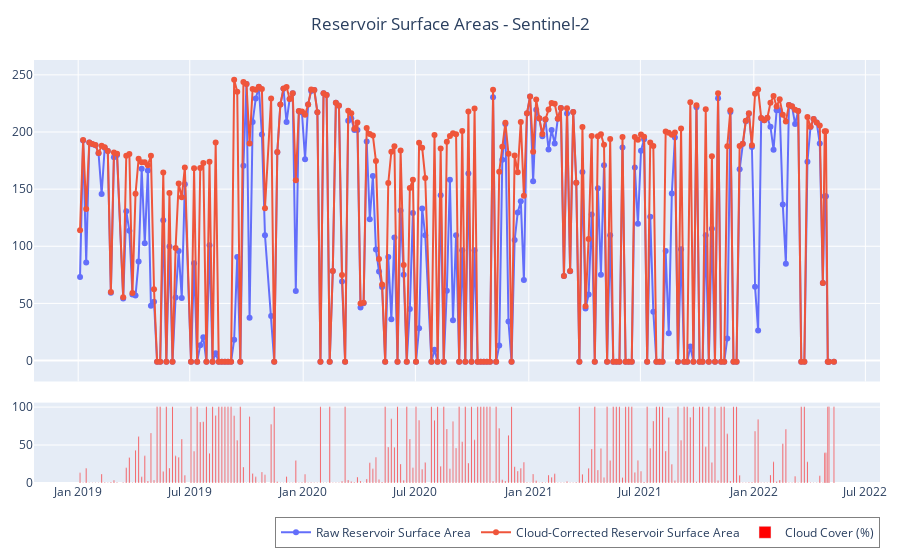

Notebook cell for this chart:
### Markdown cell above
Plot the data

### Code cell
fig = make_subplots(
    rows=2,
    row_heights=[0.8, 0.2],
    shared_xaxes=True,
    vertical_spacing = 0.05
)

# Raw Surface Area
fig.add_trace(go.Scatter(
    x = s2.index,
    y = s2['water_area_clustering'],
    name = 'Raw Reservoir Surface Area',
    mode = 'lines+markers'
), row=1, col=1)

# Cloud Corrected Surface Area
fig.add_trace(go.Scatter(
    x = s2.index,
    y = s2['water_area'],
    name = 'Cloud-Corrected Reservoir Surface Area',
    mode = 'lines+markers'
), row=1, col=1)

# Cloud
fig.add_trace(go.Bar(
    x = s2.index,
    y = s2['cloud_percentage'],
    name = 'Cloud Cover (%)',
    marker = dict(
        color = 'red',
    )
), row=2, col=1)

fig.update_layout(
    title=dict(                                         # title
        text='Reservoir Surface Areas - Sentinel-2',
        xanchor='center',
        x=0.5
    ),
    legend=dict(                                        # legend
        orientation = 'h',
        yanchor='top',
        y=-0.08,
        xanchor='right',
        x=1.0,
        bordercolor="grey",
        borderwidth=1
    ),
    margin=dict(l=20, r=20, t=60, b=20)                 # margins
)

fig

### Figure 1 — Plotly figure (JSON) as saved in the notebook; plotly's stock layout.template omitted (floating-point values rounded to 4 significant figures; data arrays with more than 128 entries replaced by an {"elided": "..."} marker saying what was removed)
{"data": [{"mode": "lines+markers", "name": "Raw Reservoir Surface Area", "type": "scatter", "x": {"elided": "243 str values"}, "xaxis": "x", "y": {"elided": "243 float values"}, "yaxis": "y"}, {"mode": "lines+markers", "name": "Cloud-Corrected Reservoir Surface Area", "type": "scatter", "x": {"elided": "243 str values"}, "xaxis": "x", "y": {"elided": "243 float values"}, "yaxis": "y"}, {"marker": {"color": "red"}, "name": "Cloud Cover (%)", "type": "bar", "x": {"elided": "243 str values"}, "xaxis": "x2", "y": {"elided": "243 float values"}, "yaxis": "y2"}], "layout": {"legend": {"bordercolor": "grey", "borderwidth": 1, "orientation": "h", "x": 1, "xanchor": "right", "y": -0.08, "yanchor": "top"}, "margin": {"b": 20, "l": 20, "r": 20, "t": 60}, "title": {"text": "Reservoir Surface Areas - Sentinel-2", "x": 0.5, "xanchor": "center"}, "xaxis": {"anchor": "y", "domain": [0, 1], "matches": "x2", "showticklabels": false}, "xaxis2": {"anchor": "y2", "domain": [0, 1]}, "yaxis": {"anchor": "x", "domain": [0.24, 1]}, "yaxis2": {"anchor": "x2", "domain": [0, 0.19]}}}
